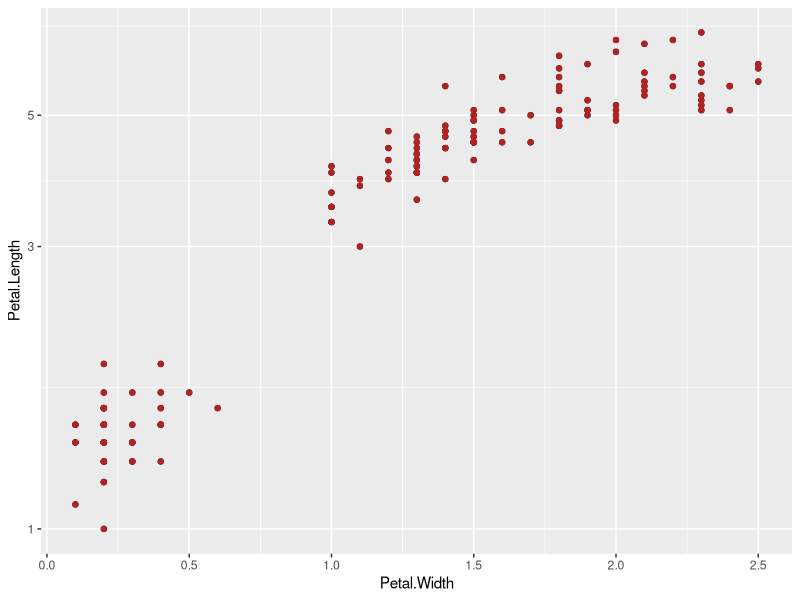

Recreate this plot in R.
## ---- chunk 1
knitr::opts_chunk$set(
  echo = TRUE,
  message = FALSE,
  warning = FALSE
)
library("ggplot2")
library("dplyr")
library("purrr")
## ---- chunk 2
"%||%" <- function(a, b) {
  if (!is.null(a)) a else b
}

"%|W|%" <- function(a, b) {
  if (!is.waive(a)) a else b
}

is.waive <- function(x) inherits(x, "waiver")
## ---- chunk 3
p <- ggplot(data = iris) + 
  geom_point(aes(x = Petal.Width, y = Petal.Length)) + 
  geom_point(aes(x = Petal.Width, y = Petal.Length), color = "firebrick") +
  scale_y_log10()

p
## ---- chunk 4
data_int <- function(data_plt, layers_plt) {
  # Return a named list of datasets, named `data-00`, `data-01`, ... 
  #join together default data and layer data
  dat <- append(list(data_plt), map(layers_plt, pluck, "data"))
  
  #format the lists of data
  dat <- purrr::map(dat, format_data_int)
  
  # how to name the datasets??
  
  # remove NULL entries
  purrr::discard(dat, is.null)
}
## ---- chunk 5

# create_meta_levels <- function(dat){
#   loc <- purrr::detect_index(dat, is.factor)
#   levels <- purrr::pluck(dat, loc, levels)
#   meta <- list(levels) ## How to evaluate the name first??
#   names(meta) <- names(dat)[loc]
#   meta
# }
# 
## ---- chunk 6
format_data_int <- function(dat) {
  if(is.waive(dat) || is.null(dat)) return(NULL) 
  else {
    list(
      metadata = map_chr(dat, class),
      variables = dat,
      hash = NULL # need to use digest package
    )
  }
}
## ---- chunk 7
str(data_int(p$data, p$layers))
## ---- chunk 8
format_data_spec <- function(dat) {
  list(
    metadata = dat$metadata,
    observations = transpose(dat$variables)
  )
}

data_spc <- function(data_int) {
  map(data_int, format_data_spec)
}
## ---- chunk 9
str(data_spc(data_int(p$data, p$layers)), max.level = 2)
## ---- chunk 10
get_layers <- function(layer) {
  pluck_layer <- purrr::partial(purrr::pluck, .x = layer)
  
  list(
    data = list(),
    geom = list(
      class = pluck_layer("geom", class, 1)
    ),
    mapping = pluck_layer("mapping") %>% map(get_mappings),
    aes_params = pluck_layer("aes_params"),
    stat = list(
      class = pluck_layer("stat", class, 1)
    )
  )
}


layer_int <- function(layer_plt) {
  map(layer_plt, get_layers)
}
## ---- chunk 11
get_mappings <- function(aes) {
  list(field = rlang::get_expr(aes),
       type = NULL
  ) 
}
## ---- chunk 12
str(layer_int(p$layers))
## ---- chunk 13
layer_spc <- function(layer_int, data_int, scales_spc) {
  
  
  
}
## ---- chunk 14

## ---- chunk 15

get_scales <- function(scale) {
  
  pluck_scale <- purrr::partial(purrr::pluck, .x = scale)

    
  list(
    name = pluck_scale("name"),
    class = pluck_scale(class, 1),
    aesthetics = pluck_scale("aesthetics"),
    transform = list(
      name = pluck_scale("trans", "name")
    )
  )
}

scale_spc <- function(scale_plt) {
  
  map(scale_plt, get_scales)
}
## ---- chunk 16
str(scale_spc(p$scales$scales))
## ---- chunk 17
find_scale_labs <- function(labs) {
  lab <- pluck(labs, "name")
  if(!is.waive(lab)) {
    names(lab) <- pluck(labs, "aesthetics", 1)
    lab
  }
  
}

labels_spc <- function(labels_plt, scales_plt) {
  # Find the right way to deal with labels - we could run into a
  # problem if we have, say, multiple color scales
  scale_labs <- map(p_scale$scales$scales, find_scale_labs)
  
  # How to replace the labels with scale labels???
  
}


## ---- chunk 18
p_lab <- ggplot(iris) + 
  geom_point(aes(x = Petal.Width, y = Petal.Length)) + 
  geom_point(aes(x = Petal.Width, y = Petal.Length), color = "firebrick") +
  scale_y_log10() +
  labs(x = "new lab")

p_scale <- ggplot(iris) + 
  geom_point(aes(x = Petal.Width, y = Petal.Length)) + 
  geom_point(aes(x = Petal.Width, y = Petal.Length), color = "firebrick") +
  scale_y_log10("new lab") 


